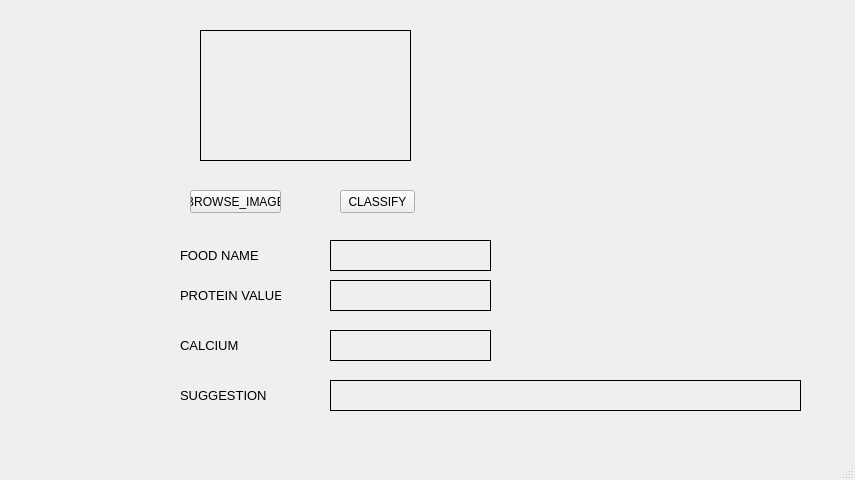
<?xml version="1.0" encoding="UTF-8"?>
<ui version="4.0">
 <class>MainWindow</class>
 <widget class="QMainWindow" name="MainWindow">
  <property name="geometry">
   <rect>
    <x>0</x>
    <y>0</y>
    <width>855</width>
    <height>480</height>
   </rect>
  </property>
  <property name="windowTitle">
   <string>MainWindow</string>
  </property>
  <widget class="QWidget" name="centralwidget">
   <widget class="QLabel" name="IMAGESHOW">
    <property name="geometry">
     <rect>
      <x>200</x>
      <y>30</y>
      <width>211</width>
      <height>131</height>
     </rect>
    </property>
    <property name="frameShape">
     <enum>QFrame::Box</enum>
    </property>
    <property name="text">
     <string/>
    </property>
   </widget>
   <widget class="QPushButton" name="BROWSE_IMAGE">
    <property name="geometry">
     <rect>
      <x>190</x>
      <y>190</y>
      <width>91</width>
      <height>23</height>
     </rect>
    </property>
    <property name="text">
     <string>BROWSE_IMAGE</string>
    </property>
   </widget>
   <widget class="QPushButton" name="CLASSIFY">
    <property name="geometry">
     <rect>
      <x>340</x>
      <y>190</y>
      <width>75</width>
      <height>23</height>
     </rect>
    </property>
    <property name="text">
     <string>CLASSIFY</string>
    </property>
   </widget>
   <widget class="QLabel" name="FOOD_NAME">
    <property name="geometry">
     <rect>
      <x>180</x>
      <y>240</y>
      <width>131</width>
      <height>31</height>
     </rect>
    </property>
    <property name="text">
     <string>&lt;html&gt;&lt;head/&gt;&lt;body&gt;&lt;p&gt;&lt;span style=&quot; font-size:10pt;&quot;&gt;FOOD NAME&lt;/span&gt;&lt;/p&gt;&lt;/body&gt;&lt;/html&gt;</string>
    </property>
   </widget>
   <widget class="QLabel" name="PROTIEN">
    <property name="geometry">
     <rect>
      <x>180</x>
      <y>280</y>
      <width>101</width>
      <height>31</height>
     </rect>
    </property>
    <property name="text">
     <string>&lt;html&gt;&lt;head/&gt;&lt;body&gt;&lt;p&gt;&lt;span style=&quot; font-size:10pt;&quot;&gt;PROTEIN VALUE&lt;/span&gt;&lt;/p&gt;&lt;/body&gt;&lt;/html&gt;</string>
    </property>
   </widget>
   <widget class="QLabel" name="CALCIUM">
    <property name="geometry">
     <rect>
      <x>180</x>
      <y>330</y>
      <width>101</width>
      <height>31</height>
     </rect>
    </property>
    <property name="text">
     <string>&lt;html&gt;&lt;head/&gt;&lt;body&gt;&lt;p&gt;&lt;span style=&quot; font-size:10pt;&quot;&gt;CALCIUM&lt;/span&gt;&lt;/p&gt;&lt;/body&gt;&lt;/html&gt;</string>
    </property>
   </widget>
   <widget class="QLabel" name="SUGGESTION">
    <property name="geometry">
     <rect>
      <x>180</x>
      <y>380</y>
      <width>101</width>
      <height>31</height>
     </rect>
    </property>
    <property name="text">
     <string>&lt;html&gt;&lt;head/&gt;&lt;body&gt;&lt;p&gt;&lt;span style=&quot; font-size:10pt;&quot;&gt;SUGGESTION&lt;/span&gt;&lt;/p&gt;&lt;/body&gt;&lt;/html&gt;</string>
    </property>
   </widget>
   <widget class="QLabel" name="FOOD_NAME_VALUE">
    <property name="geometry">
     <rect>
      <x>330</x>
      <y>240</y>
      <width>161</width>
      <height>31</height>
     </rect>
    </property>
    <property name="frameShape">
     <enum>QFrame::Box</enum>
    </property>
    <property name="text">
     <string/>
    </property>
   </widget>
   <widget class="QLabel" name="PROTIEN_VALUE">
    <property name="geometry">
     <rect>
      <x>330</x>
      <y>280</y>
      <width>161</width>
      <height>31</height>
     </rect>
    </property>
    <property name="frameShape">
     <enum>QFrame::Box</enum>
    </property>
    <property name="text">
     <string/>
    </property>
   </widget>
   <widget class="QLabel" name="CALCIUM_VALUE">
    <property name="geometry">
     <rect>
      <x>330</x>
      <y>330</y>
      <width>161</width>
      <height>31</height>
     </rect>
    </property>
    <property name="frameShape">
     <enum>QFrame::Box</enum>
    </property>
    <property name="text">
     <string/>
    </property>
   </widget>
   <widget class="QLabel" name="lSUGGESTION_VALUE">
    <property name="geometry">
     <rect>
      <x>330</x>
      <y>380</y>
      <width>471</width>
      <height>31</height>
     </rect>
    </property>
    <property name="frameShape">
     <enum>QFrame::Box</enum>
    </property>
    <property name="text">
     <string/>
    </property>
   </widget>
  </widget>
  <widget class="QMenuBar" name="menubar">
   <property name="geometry">
    <rect>
     <x>0</x>
     <y>0</y>
     <width>855</width>
     <height>21</height>
    </rect>
   </property>
  </widget>
  <widget class="QStatusBar" name="statusbar"/>
 </widget>
 <resources/>
 <connections/>
</ui>
